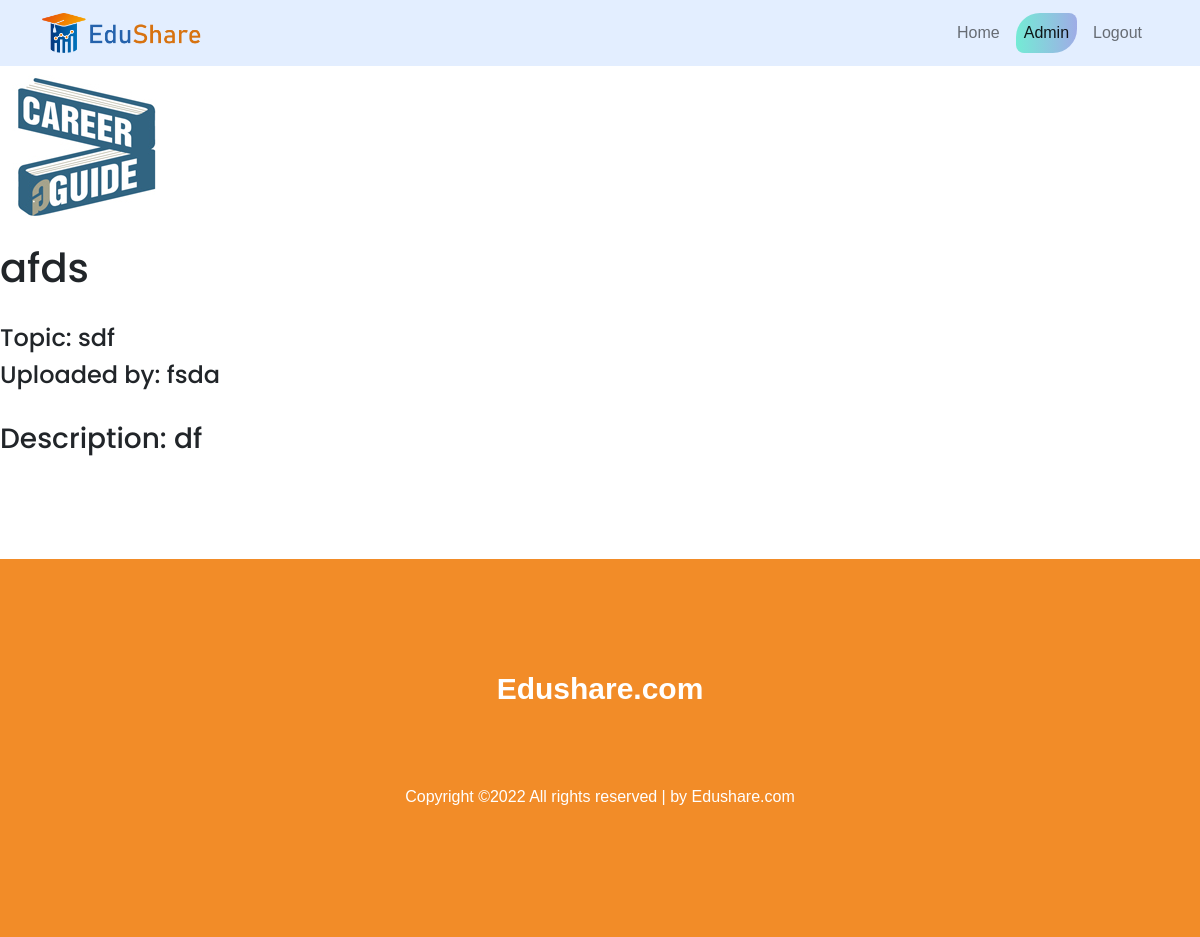
Page /user_carriar_detils.php?id=1 on the committed database.
### tables this page shows
CREATE TABLE `carrier` (
  `no` int(11) NOT NULL,
  `uploder_name` varchar(50) NOT NULL,
  `topic` varchar(100) NOT NULL,
  `heading` varchar(100) NOT NULL,
  `details` varchar(10000) NOT NULL
);

### user_carriar_detils.php (the view, shortened to what this page needs)
<!DOCTYPE html>
<html lang="en">
<head>
		<link rel="stylesheet" href="css/ionicons.min.css">
		<link rel="stylesheet" href="css/s.css">
    <link href="https://cdn.jsdelivr.net/npm/bootstrap@5.1.0/dist/css/bootstrap.min.css" rel="stylesheet">
    <link rel="stylesheet" href="https://cdnjs.cloudflare.com/ajax/libs/font-awesome/5.15.4/css/all.min.css"
    />
    <link rel="stylesheet" href="css/userhome.css">
</head>
<body>
    <br><br><br>
    <img src="images/CG.png">
    <section class="navbar_bg">
        <nav class="navbar navbar-expand-lg navbar-light ">
            <div class="container ">
                <a class="navbar-brand" href="#"><img src="images/logo_written.png" alt=""></a>
                <div class="collapse navbar-collapse" id="navbarNavDropdown">
                    <ul class="navbar-nav ms-auto text-center">
                        <li class="nav-item">
                            <a class="nav-link " aria-current="page" href="index.html">Home</a>
                        </li>
                        <li class="nav-item">
                            <a class="nav-link active" href="adminhome.html">Admin</a>
                        </li>
                        <li class="nav-item">
                            <a class="nav-link " href="login.html">Logout</a>
                        </li>
                    </ul>
                </div>
            </div>
        </nav>
    </section>
<?php
include '_dbconnect.php';
$queries = array();
parse_str($_SERVER['QUERY_STRING'], $queries);
$id = $queries['id'];
$sql = "select * FROM carrier WHERE no = $id";
$result1 = mysqli_query($con, $sql);
$num1 = mysqli_num_rows($result1);
if ($num1 > 0) {
    if ($row = $result1->fetch_assoc()) {
        $uploder_name = $row["uploder_name"];
        $topic = $row["topic"];
        $heading = $row["heading"];
        $details = $row["details"];
    }
}
echo "<br>";
echo "<br>";
echo "<h1>$heading</h1>";
echo "<br>";
echo "<h4>Topic: $topic</h4>";
echo "<h4>Uploaded by: $uploder_name</h4>";
    echo "<br>";
echo "<h3>Description: $details</h3>";
?>
    <section class="ftco-section">
		</section>
		<footer class="footer-07">
			<div class="container">
				<div class="row justify-content-center">
					<div class="col-md-12 text-center">
						<h2 class="footer-heading"><a href="#" class="logo">Edushare.com</a></h2>
					</div>
				</div>
				<div class="row mt-5">
					<div class="col-md-12 text-center">
						<p class="copyright">
					  Copyright &copy;<script>document.write(new Date().getFullYear());</script> All rights reserved |  by <a href="https://Edushare.com" target="_blank">Edushare.com</a>
					  </p>
					</div>
				</div>
			</div>
		</footer>
</body>
</html>

### css/userhome.css (style rules this page uses)
:root { --main-color: linear-gradient(to right, #74ebd5 0%, #9face6 100%); --grad-color: linear-gradient(to right, #0071bc, #f4822a); --black: #244361; --box-shadow: 0 5px 10px rgba(0, 0, 0, 0.1); }
* { margin: 0; padding: 0; box-sizing: border-box; outline: none; border: none; text-decoration: none !important; font-family: Verdana, Geneva, Tahoma, sans-serif; }
html { scroll-padding-top: 60px; }
.navbar_bg { background-image: linear-gradient( to right, #e3eeff 0%, #e3eeff 99%, #e3eeff 100%); z-index: 1000; left: 0; top: 0; position: fixed; width: 100%; }
.navbar-brand img { width: 100%; height: 40px; }
.navbar li a { font-size: 1rem; font-weight: 500 !important; border-radius: 1.5rem .5rem; margin-right: 8px; }
.navbar li a.active { background: var(--main-color); }

### rows in the picture
carrier: heading "afds", topic "sdf", uploder_name "fsda", details "df"
